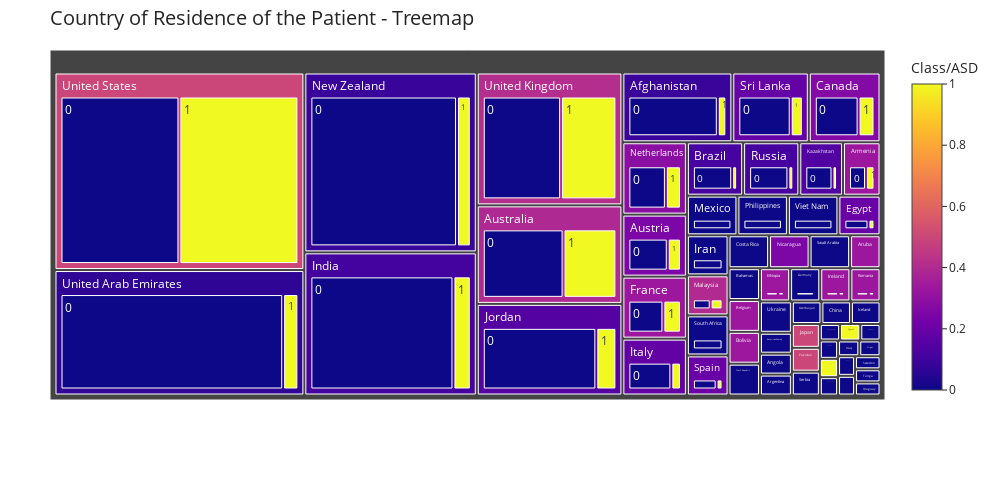

The notebook cell this image was saved under:
### Code cell
import plotly.express as px

fig = px.treemap(
    train_data, 
    path=['contry_of_res', 'Class/ASD'], 
    color='Class/ASD',
    color_discrete_map={0: 'lightblue', 1: 'darkblue'}
)

fig.update_layout(
    title_text="Country of Residence of the Patient - Treemap",
    title_font_size=20,
    height=500, width=1000,
    template='simple_white',
    margin=dict(l=50, r=50, b=100, t=50),
    autosize=False
)

fig.show()

### Figure 1 — Plotly figure (JSON) as saved in the notebook; plotly's stock layout.template omitted (floating-point values rounded to 4 significant figures; data arrays with more than 128 entries replaced by an {"elided": "..."} marker saying what was removed)
{"data": [{"branchvalues": "total", "customdata": {"elided": "152x1 float values"}, "domain": {"x": [0, 1], "y": [0, 1]}, "hovertemplate": "labels=%{label}<br>count=%{value}<br>parent=%{parent}<br>id=%{id}<br>Class/ASD=%{color}<extra></extra>", "ids": {"elided": "152 str values"}, "labels": {"elided": "152 str values"}, "marker": {"coloraxis": "coloraxis", "colors": {"elided": "152 float values"}}, "name": "", "parents": {"elided": "152 str values"}, "type": "treemap", "values": {"elided": "152 int values"}}], "layout": {"autosize": false, "coloraxis": {"colorbar": {"title": {"text": "Class/ASD"}}, "colorscale": [[0, "#0d0887"], [0.1111, "#46039f"], [0.2222, "#7201a8"], [0.3333, "#9c179e"], [0.4444, "#bd3786"], [0.5556, "#d8576b"], [0.6667, "#ed7953"], [0.7778, "#fb9f3a"], [0.8889, "#fdca26"], [1, "#f0f921"]]}, "height": 500, "legend": {"tracegroupgap": 0}, "margin": {"b": 100, "l": 50, "r": 50, "t": 50}, "title": {"font": {"size": 20}, "text": "Country of Residence of the Patient - Treemap"}, "width": 1000}}
